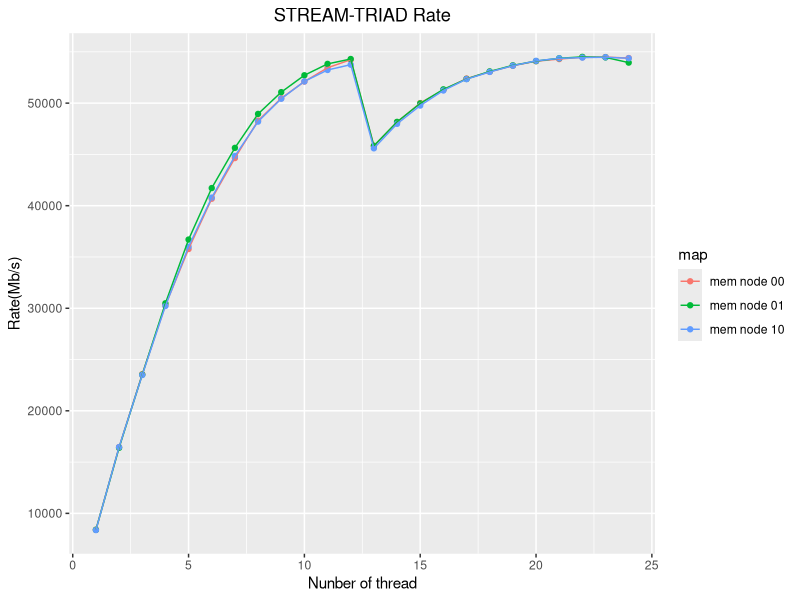
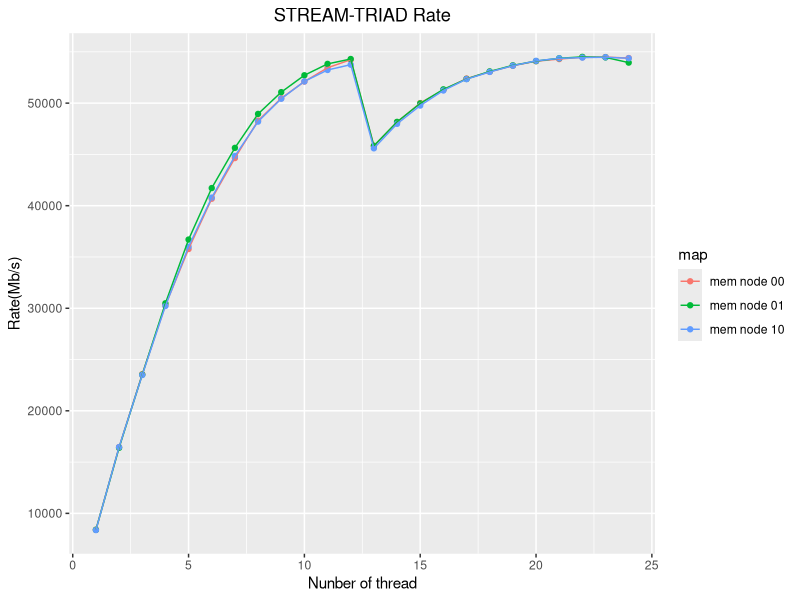

The R source for these figures, in order:
setwd("D:/University of Trieste/project/Stream_benchemark_and_matrices_transpose")
library(tidyverse)
library(tibble)


st00<-read.csv("result/stream00 - Copy.csv", header = FALSE,sep=";") 
st00%>%rename(numb_thread=V1, triad=V2)-> st00
st00$numb_thread<- as.numeric(st00$numb_thread)
st00$triad<- as.numeric(st00$triad)

st01<-read.csv("result/stream01 - Copy.csv", header = FALSE,sep=";") 
st01%>%rename(numb_thread=V1, triad=V2)-> st01
st01$numb_thread<- as.numeric(st01$numb_thread)
st01$triad<- as.numeric(st01$triad)

st10<-read.csv("result/stream10 - Copy.csv", header = FALSE,sep=";") 
st10%>%rename(numb_thread=V1, triad=V2)-> st10
st10$numb_thread<- as.numeric(st10$numb_thread)
st10$triad<- as.numeric(st10$triad)

n<-nrow(st10)

level <-rep("mem node 00",n)
st00<- mutate(st00,map=level)
level <-rep("mem node 01",n)
st01<- mutate(st01,map=level)
level <-rep("mem node 10",n)
st10<- mutate(st10,map=level)


result <- rbind(st00,st01,st10)
result$map <-as.factor(result$map)
result$map<-as.factor(result$map)


p<-ggplot(result)+
  geom_point(mapping = aes(x=numb_thread,y=triad, color=map))+
  geom_line(mapping = aes(x=numb_thread,y=triad,color=map)) +
  labs(x="Nunber of thread", y= "Rate(Mb/s)", title = "STREAM-TRIAD Rate")+
  theme(plot.title = element_text(hjust = 0.5))
p 
ggsave(p, filename = "plot/stream.png")
